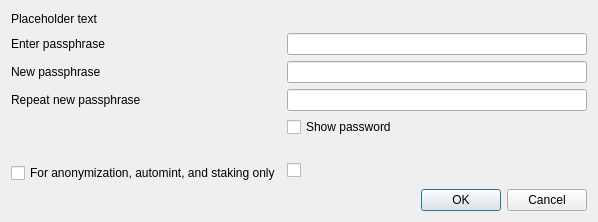
<?xml version="1.0" encoding="UTF-8"?>
<ui version="4.0">
 <class>AskPassphraseDialog</class>
 <widget class="QDialog" name="AskPassphraseDialog">
  <property name="geometry">
   <rect>
    <x>0</x>
    <y>0</y>
    <width>598</width>
    <height>222</height>
   </rect>
  </property>
  <property name="sizePolicy">
   <sizepolicy hsizetype="Preferred" vsizetype="Minimum">
    <horstretch>0</horstretch>
    <verstretch>0</verstretch>
   </sizepolicy>
  </property>
  <property name="minimumSize">
   <size>
    <width>550</width>
    <height>0</height>
   </size>
  </property>
  <property name="windowTitle">
   <string>Passphrase Dialog</string>
  </property>
  <layout class="QVBoxLayout" name="verticalLayout">
   <property name="sizeConstraint">
    <enum>QLayout::SetMinimumSize</enum>
   </property>
   <item>
    <widget class="QLabel" name="warningLabel">
     <property name="text">
      <string notr="true">Placeholder text</string>
     </property>
     <property name="textFormat">
      <enum>Qt::RichText</enum>
     </property>
     <property name="wordWrap">
      <bool>true</bool>
     </property>
    </widget>
   </item>
   <item>
    <layout class="QFormLayout" name="formLayout">
     <property name="sizeConstraint">
      <enum>QLayout::SetMinimumSize</enum>
     </property>
     <property name="fieldGrowthPolicy">
      <enum>QFormLayout::AllNonFixedFieldsGrow</enum>
     </property>
     <item row="0" column="0">
      <widget class="QLabel" name="passLabel1">
       <property name="text">
        <string>Enter passphrase</string>
       </property>
      </widget>
     </item>
     <item row="0" column="1">
      <widget class="QLineEdit" name="passEdit1">
       <property name="echoMode">
        <enum>QLineEdit::Password</enum>
       </property>
      </widget>
     </item>
     <item row="1" column="0">
      <widget class="QLabel" name="passLabel2">
       <property name="text">
        <string>New passphrase</string>
       </property>
      </widget>
     </item>
     <item row="1" column="1">
      <widget class="QLineEdit" name="passEdit2">
       <property name="echoMode">
        <enum>QLineEdit::Password</enum>
       </property>
      </widget>
     </item>
     <item row="2" column="0">
      <widget class="QLabel" name="passLabel3">
       <property name="text">
        <string>Repeat new passphrase</string>
       </property>
      </widget>
     </item>
     <item row="2" column="1">
      <widget class="QLineEdit" name="passEdit3">
       <property name="echoMode">
        <enum>QLineEdit::Password</enum>
       </property>
      </widget>
     </item>
     <item row="3" column="1">
      <widget class="QCheckBox" name="toggleShowPasswordButton">
       <property name="text">
        <string>Show password</string>
       </property>
      </widget>
     </item>
     <item row="4" column="1">
      <widget class="QLabel" name="capsLabel">
       <property name="font">
        <font>
         <weight>75</weight>
         <bold>true</bold>
        </font>
       </property>
       <property name="text">
        <string/>
       </property>
       <property name="alignment">
        <set>Qt::AlignCenter</set>
       </property>
      </widget>
     </item>
     <item row="5" column="0">
      <widget class="QCheckBox" name="unlockForStakingOnlyLabel">
       <property name="enabled">
        <bool>true</bool>
       </property>
       <property name="toolTip">
        <string>Serves to disable the trivial sendmoney when OS account compromised. Provides no real security.</string>
       </property>
       <property name="text">
        <string>For anonymization, automint, and staking only</string>
       </property>
       <property name="visible">
        <bool>false</bool>
       </property>
      </widget>
     </item>
     <item row="5" column="1">
      <widget class="QCheckBox" name="unlockForStakingOnlyCheckBox"/>
     </item>
    </layout>
   </item>
   <item>
    <widget class="QDialogButtonBox" name="buttonBox">
     <property name="orientation">
      <enum>Qt::Horizontal</enum>
     </property>
     <property name="standardButtons">
      <set>QDialogButtonBox::Cancel|QDialogButtonBox::Ok</set>
     </property>
    </widget>
   </item>
  </layout>
 </widget>
 <resources/>
 <connections>
  <connection>
   <sender>buttonBox</sender>
   <signal>accepted()</signal>
   <receiver>AskPassphraseDialog</receiver>
   <slot>accept()</slot>
   <hints>
    <hint type="sourcelabel">
     <x>20</x>
     <y>20</y>
    </hint>
    <hint type="destinationlabel">
     <x>20</x>
     <y>20</y>
    </hint>
   </hints>
  </connection>
  <connection>
   <sender>buttonBox</sender>
   <signal>rejected()</signal>
   <receiver>AskPassphraseDialog</receiver>
   <slot>reject()</slot>
   <hints>
    <hint type="sourcelabel">
     <x>20</x>
     <y>20</y>
    </hint>
    <hint type="destinationlabel">
     <x>20</x>
     <y>20</y>
    </hint>
   </hints>
  </connection>
 </connections>
</ui>
